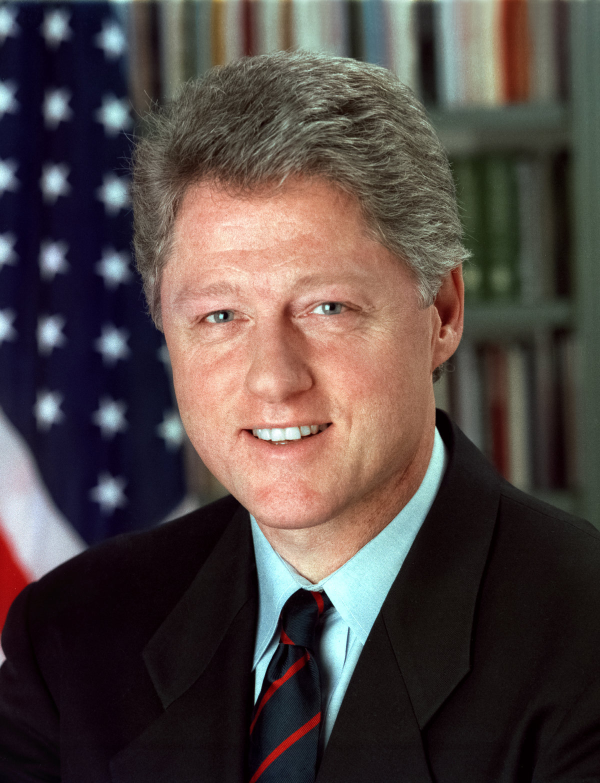
#> input picture Project/FaceAverage/presidents/bill-clinton.jpg, 1200 x 1566 px, given in place of the camera (shown at 1/2 size)
$ python 05_Removing_Background.py
#> lines starting #> are read from the running program, lines starting #| are printed output that depends on the picture; after the words box and inside, x2 and y2 are one past the last pixel; in counts of white or black regions, pixels touching at a corner belong together
import cv2
import numpy as np

cap = cv2.VideoCapture(0)

# Set the camera properties
print(cap.get(cv2.CAP_PROP_FRAME_WIDTH))
print(cap.get(cv2.CAP_PROP_FRAME_HEIGHT))

cap.set(cv2.CAP_PROP_FRAME_WIDTH, 1280)
cap.set(cv2.CAP_PROP_FRAME_HEIGHT, 720)

# Check the setting
print(cap.get(3))
print(cap.get(4))

# WINDOW_NORMAL设置了这个值，用户便可以改变窗口的大小（没有限制)
# INDOW_AUTOSIZE如果设置了这个值，窗口大小会自动调整以适应所显示的图像，并且不能手动改变窗口大小.
# WINDOW_OPENGL 如果设置了这个值的话，窗口创建的时候便会支持OpenG
cv2.namedWindow('Control Panel', cv2.WINDOW_NORMAL)

# Callback function when the trackbar changed the value


def nothing(x):
    pass


# Create the trackbar for the HSV channels
cv2.createTrackbar('LH', 'Control Panel', 0, 179, nothing)
#> slider 'LH' is set to 35
cv2.createTrackbar('UH', 'Control Panel', 179, 179, nothing)

cv2.createTrackbar('LS', 'Control Panel', 0, 255, nothing)
#> slider 'LS' is set to 51
cv2.createTrackbar('US', 'Control Panel', 255, 255, nothing)

cv2.createTrackbar('LV', 'Control Panel', 0, 255, nothing)
#> slider 'LV' is set to 51
cv2.createTrackbar('UV', 'Control Panel', 255, 255, nothing)

# Set the ROI trackbar
cv2.createTrackbar('L Rows', 'Control Panel', 0, 720, nothing)
#> slider 'L Rows' is set to 144
cv2.createTrackbar('U Rows', 'Control Panel', 720, 720, nothing)

cv2.createTrackbar('L Cols', 'Control Panel', 0, 1280, nothing)
#> slider 'L Cols' is set to 256
cv2.createTrackbar('U Cols', 'Control Panel', 1280, 1280, nothing)

while(cap.isOpened()):
    ret, frame = cap.read()
#> frame is the input picture: shape (1566, 1200, 3); mean B, G, R 67.3, 69.6, 81.2
    if ret:

        # Get the ROI
        l_r = cv2.getTrackbarPos('L Rows', 'Control Panel')
        u_r = cv2.getTrackbarPos('U Rows', 'Control Panel')
        l_c = cv2.getTrackbarPos('L Cols', 'Control Panel')
        u_c = cv2.getTrackbarPos('U Cols', 'Control Panel')

        roi = frame[l_r:u_r, l_c:u_c]
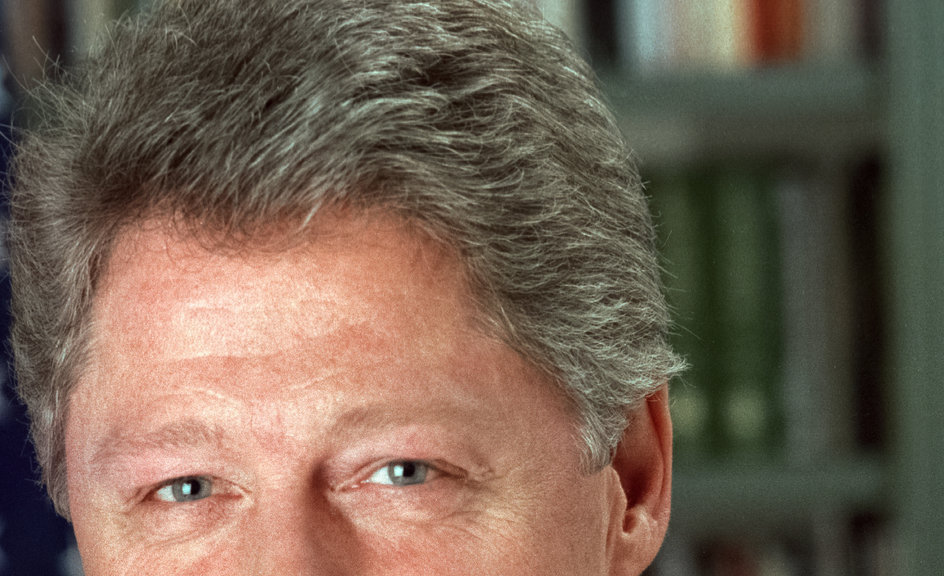
#> roi: shape (576, 944, 3); mean B, G, R 82.7, 97.7, 115.5

        # Change the ROI image to HSV channels
        hsv = cv2.cvtColor(roi, cv2.COLOR_BGR2HSV)
#> hsv: shape (576, 944, 3); mean H, S, V 27.2, 76.1, 118.5

        l_h = cv2.getTrackbarPos('LH', 'Control Panel')
        u_h = cv2.getTrackbarPos('UH', 'Control Panel')
        l_s = cv2.getTrackbarPos('LS', 'Control Panel')
        u_s = cv2.getTrackbarPos('US', 'Control Panel')
        l_v = cv2.getTrackbarPos('LV', 'Control Panel')
        u_v = cv2.getTrackbarPos('UV', 'Control Panel')
        low_back = np.array([l_h, l_s, l_v])
        high_back = np.array([u_h, u_s, u_v])

        # Get the mask for the background and foreground
        mask = cv2.inRange(hsv, low_back, high_back)
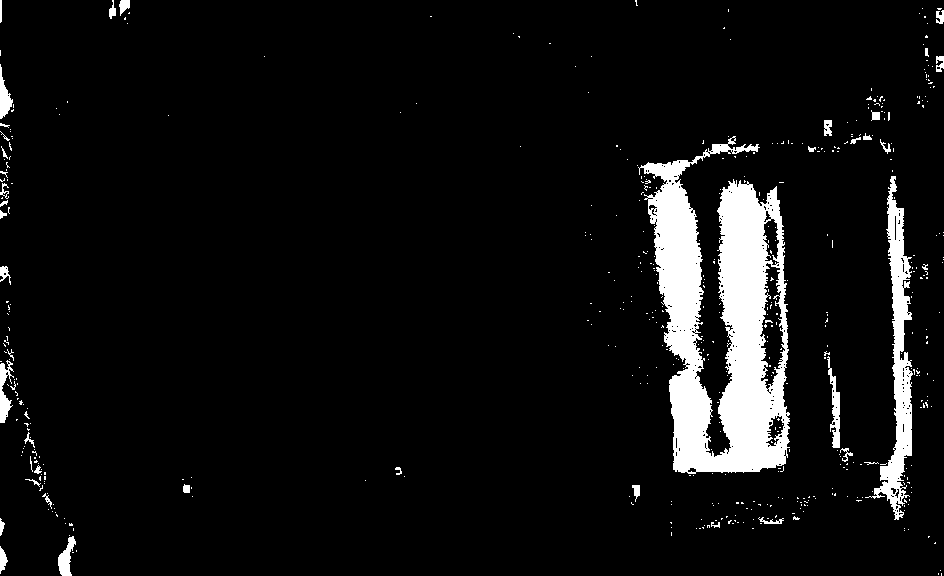
#> mask: shape (576, 944); 6.6% white; 508 white regions (468 under 20 px), largest, box (x1, y1, x2, y2) and area: (638, 136, 790, 474) 26398, (865, 176, 913, 520) 4928, (827, 356, 840, 448) 522
        mask_inv = cv2.bitwise_not(mask)

        # Get the background and foreground image
        background = cv2.bitwise_and(roi, roi, mask=mask)
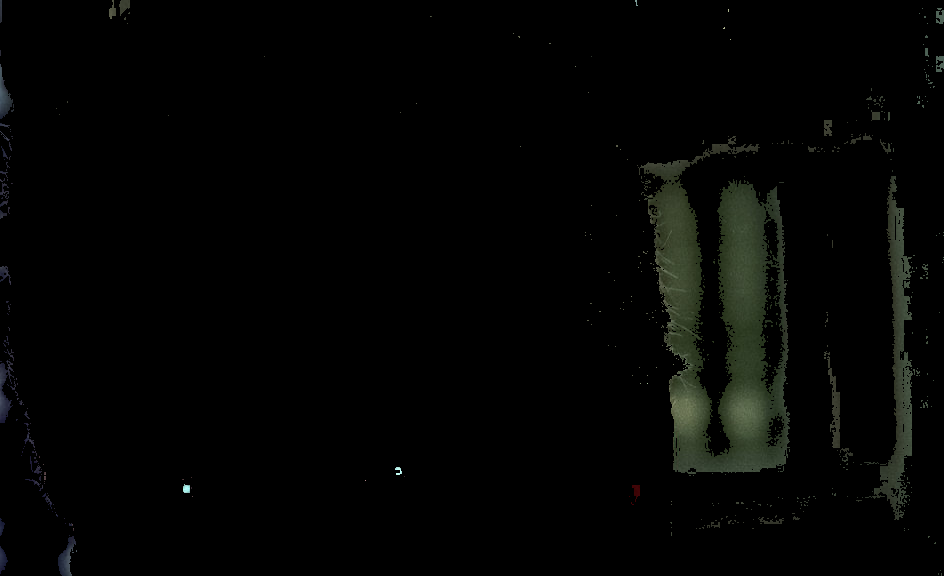
#> background: shape (576, 944, 3); mean B, G, R 3.2, 4.4, 3.7
        foreground = cv2.bitwise_and(roi, roi, mask=mask_inv)
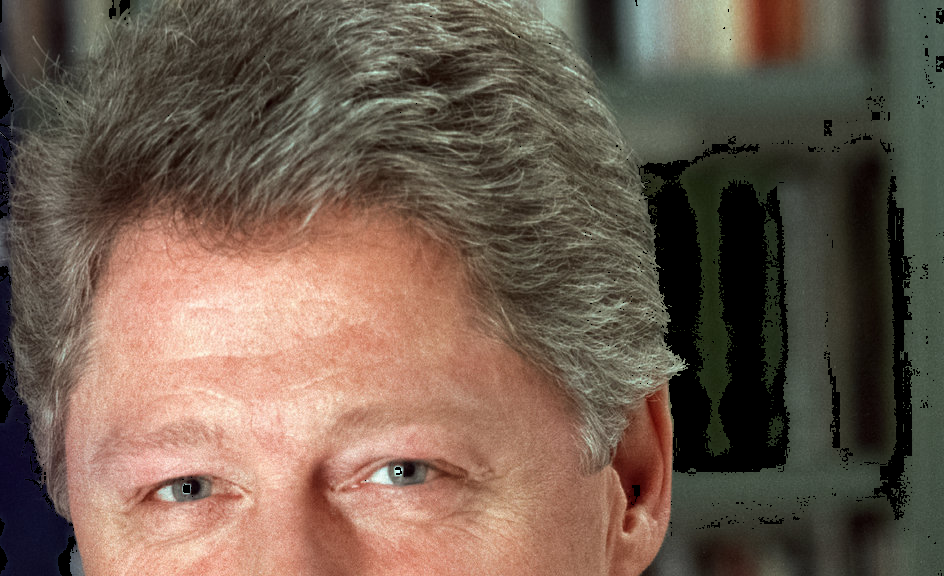
#> foreground: shape (576, 944, 3); mean B, G, R 79.5, 93.3, 111.8

        # Show the images
        cv2.imshow('Background', background)
        cv2.imshow('Foreground', foreground)
        cv2.imshow('Original', frame)

        # ESC to quite
        k = cv2.waitKey(2) & 0xFF
#> (key Esc is pressed here)
        if k == 27:
            break

cap.release()
cv2.destroyAllWindows()

$ run again, on Project/FaceAverage/presidents/george-h-bush.jpg
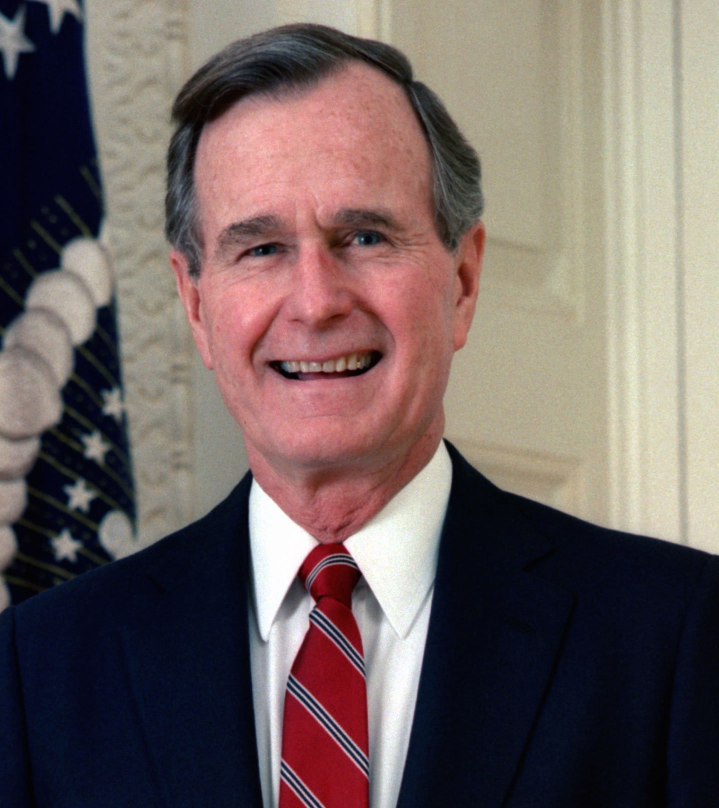
#> input picture Project/FaceAverage/presidents/george-h-bush.jpg, 1438 x 1616 px, given in place of the camera (shown at 1/2 size)
#> frame is the input picture: shape (1616, 1438, 3); mean B, G, R 97.1, 99, 113
#> hsv: shape (576, 1024, 3); mean H, S, V 36.3, 69.5, 163.9
#> `mask = cv2.inRange(hsv, low_back, high_back)`:
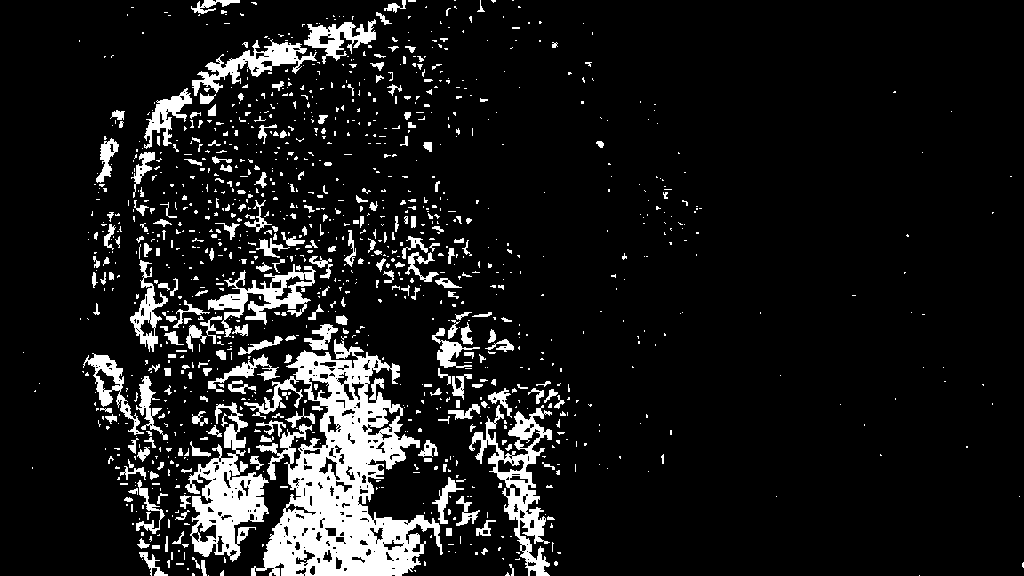
#> mask: shape (576, 1024); 10.5% white; 1170 white regions (915 under 20 px), largest, box (x1, y1, x2, y2) and area: (244, 339, 443, 576) 20548, (185, 402, 269, 562) 5398, (469, 405, 552, 576) 4036
#> `foreground = cv2.bitwise_and(roi, roi, mask=mask_inv)`:
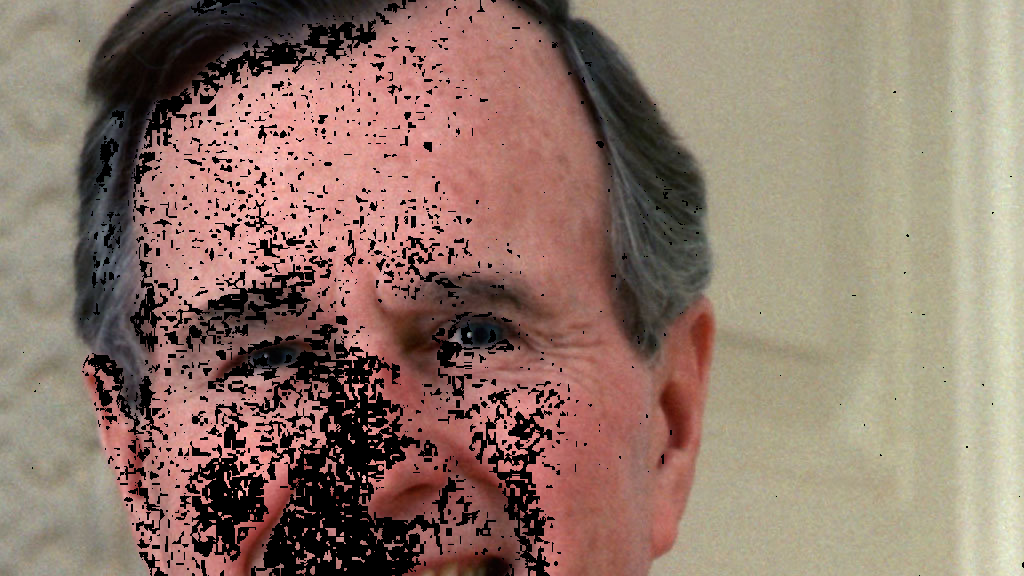
#> foreground: shape (576, 1024, 3); mean B, G, R 107.3, 119.8, 144.8

$ run again, on Project/FaceAverage/presidents/george-w-bush.jpg
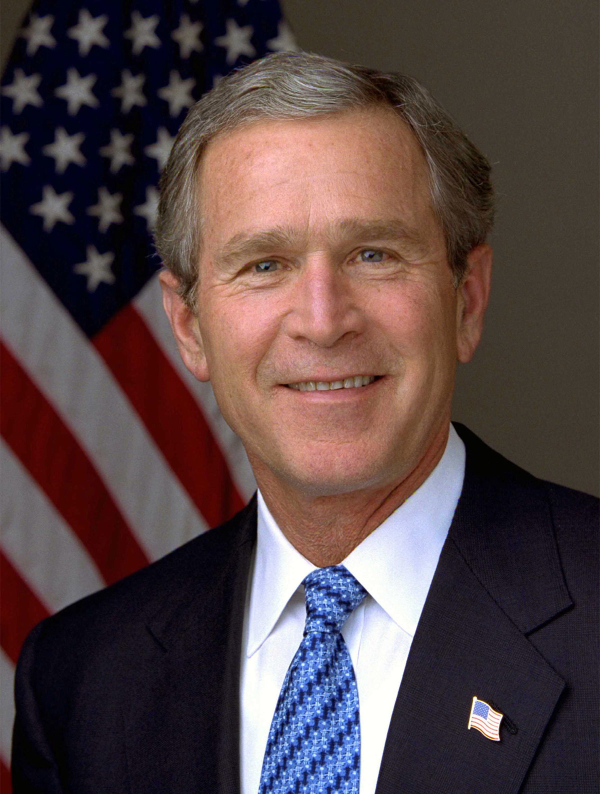
#> input picture Project/FaceAverage/presidents/george-w-bush.jpg, 1200 x 1588 px, given in place of the camera (shown at 1/2 size)
#> frame is the input picture: shape (1588, 1200, 3); mean B, G, R 69.4, 68.6, 85.7
#> `roi = frame[l_r:u_r, l_c:u_c]`:
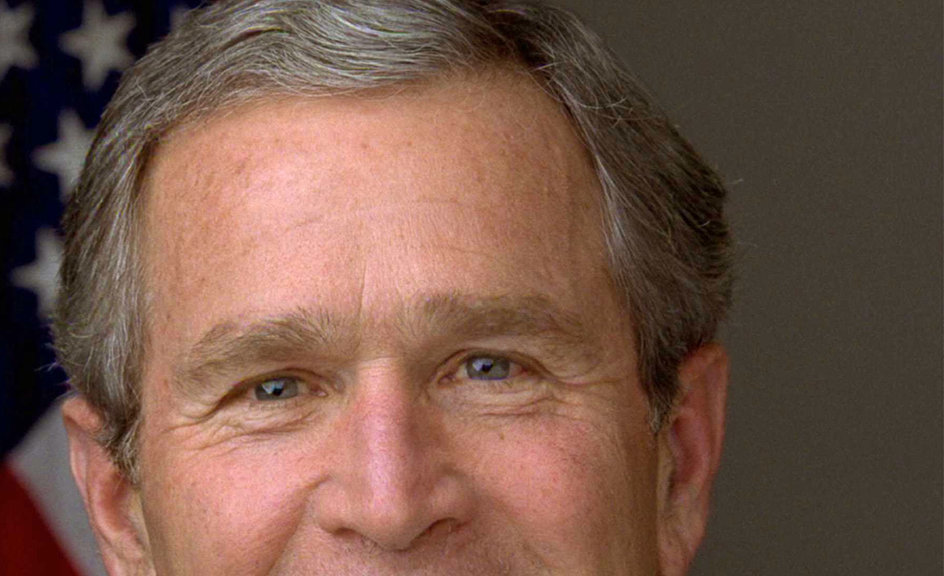
#> roi: shape (576, 944, 3); mean B, G, R 72.8, 86.3, 116.2
#> hsv: shape (576, 944, 3); mean H, S, V 21.5, 101.6, 116.9
#> `mask = cv2.inRange(hsv, low_back, high_back)`:
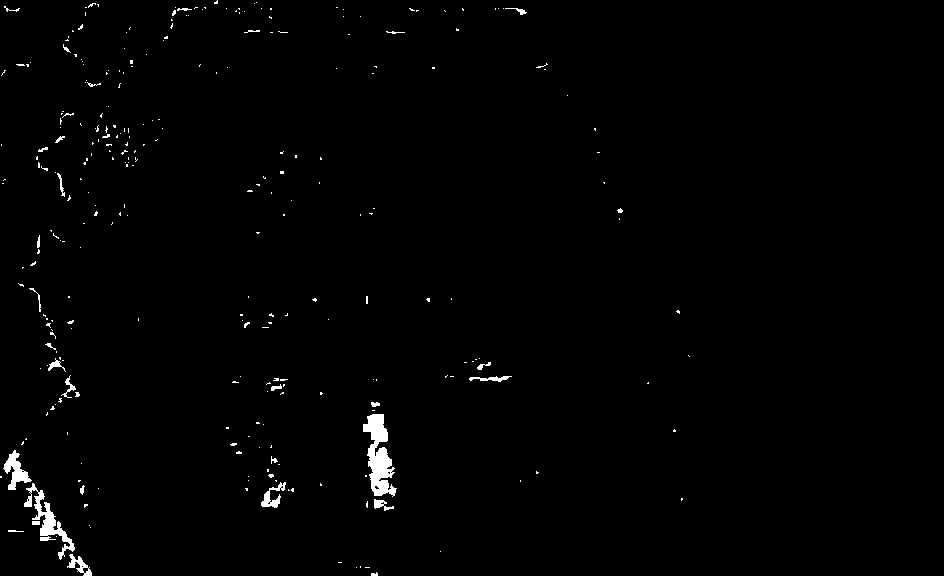
#> mask: shape (576, 944); 1% white; 287 white regions (256 under 20 px), largest, box (x1, y1, x2, y2) and area: (363, 414, 397, 497) 1468, (24, 483, 75, 560) 918, (3, 450, 32, 490) 479

$ run again, on Project/FaceAverage/presidents/ronald-regan.jpg
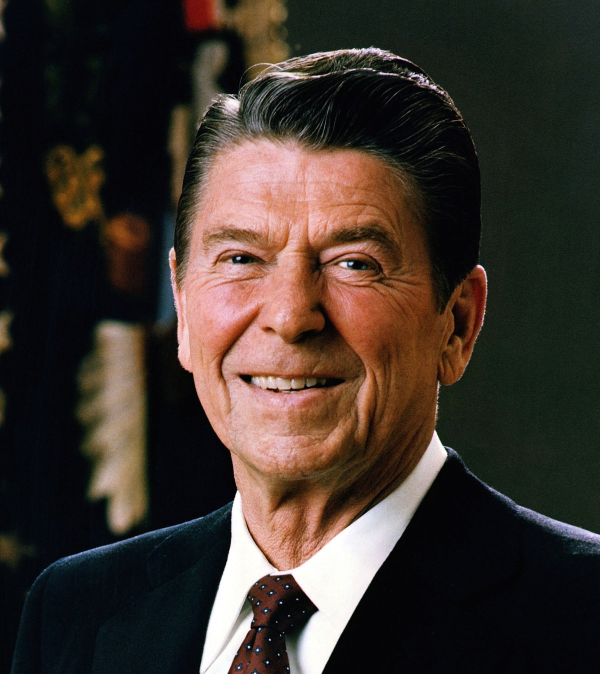
#> input picture Project/FaceAverage/presidents/ronald-regan.jpg, 1200 x 1348 px, given in place of the camera (shown at 1/2 size)
#> frame is the input picture: shape (1348, 1200, 3); mean B, G, R 44.6, 51.4, 61.6
#> hsv: shape (576, 944, 3); mean H, S, V 52.6, 111.4, 85.7
#> `mask = cv2.inRange(hsv, low_back, high_back)`:
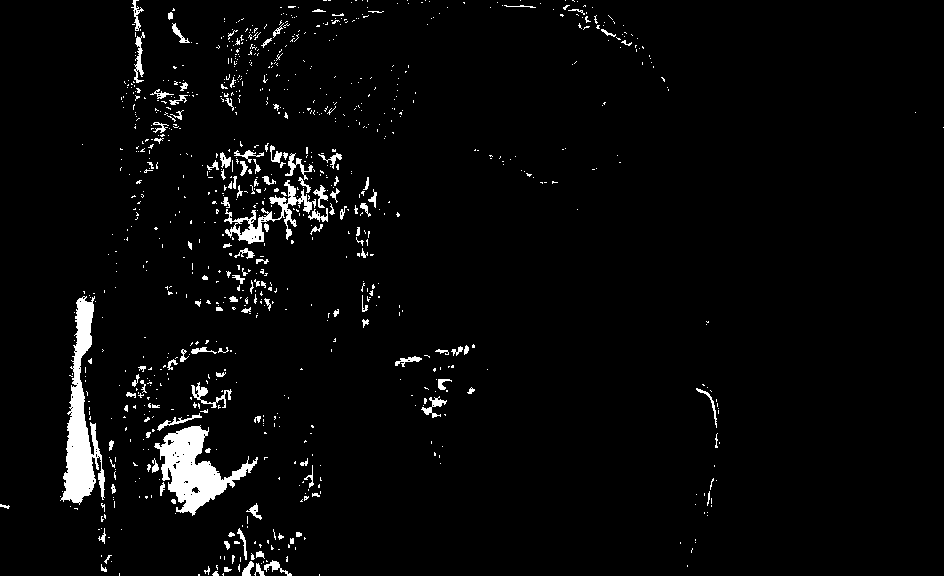
#> mask: shape (576, 944); 3.4% white; 931 white regions (801 under 20 px), largest, box (x1, y1, x2, y2) and area: (60, 296, 105, 505) 3890, (154, 425, 258, 516) 3717, (224, 180, 316, 244) 1324
#> `foreground = cv2.bitwise_and(roi, roi, mask=mask_inv)`:
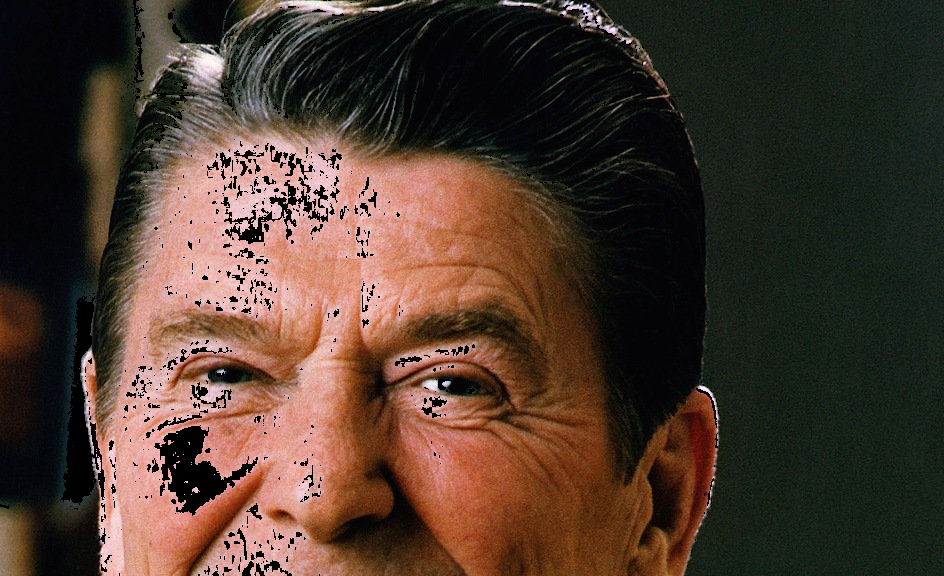
#> foreground: shape (576, 944, 3); mean B, G, R 46, 57.2, 76
